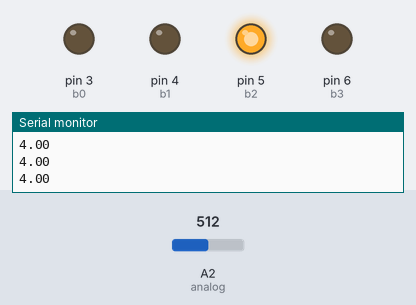
Bench run of a sketch on a simulated Arduino Uno, built with avr-gcc and run on an emulated ATmega328P. Shown: output pins drawn as LEDs (lit = HIGH), the last lines printed to the serial monitor. The test bench sets the inputs (shaded band); at power-on: A2 (analog) = 512.

Above: at 1.2 s.
1.3 s: A2 (analog) set to 612
2.8 s: A2 (analog) set to 636
At 3.7 s:
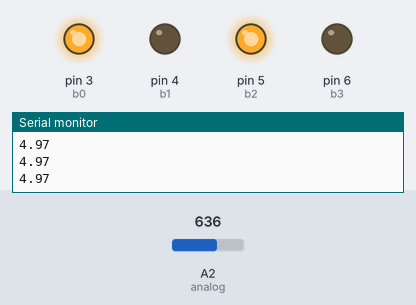
4.4 s: A2 (analog) set to 745
5.9 s: A2 (analog) set to 765
At 6.7 s:
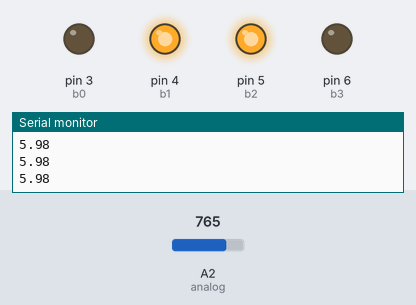
7.5 s: A2 (analog) set to 900
At 8.2 s:
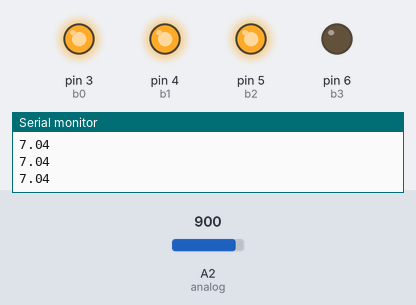
9.1 s: A2 (analog) set to 876
At 9.7 s:
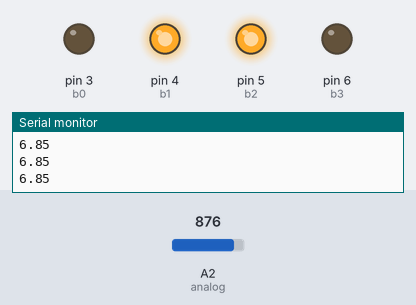
Timing chart, 0 to 11.7 s (numbered marks = the images above; inputs shaded):
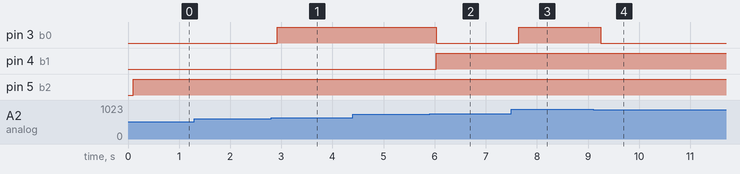

Measured:
- the behaviour switches between 626 and 627 on A2 (analog) (found by bisection; images 0 and 1)
- the behaviour switches between 754 and 755 on A2 (analog) (found by bisection; images 1 and 2)
- the behaviour switches between 883 and 882 on A2 (analog) (found by bisection; images 3 and 4)
- after the input at 2.8 s, pin 3 (b0): LOW → HIGH after 0.12 s
- after the input at 5.9 s, pin 3 (b0): HIGH → LOW after 0.13 s; pin 4 (b1): LOW → HIGH after 0.13 s
- after the input at 7.5 s, pin 3 (b0): LOW → HIGH after 0.14 s
- after the input at 9.1 s, pin 3 (b0): HIGH → LOW after 0.15 s

The sketch:

bin_counter.ino
```cpp
int b0 = 3;
int b1 = 4;
int b2 = 5;
int b3 = 6;
int analog = A2;
int t = 100;

void setup() {
    pinMode(b0, OUTPUT);
    pinMode(b1, OUTPUT);
    pinMode(b2, OUTPUT);
    pinMode(b3, OUTPUT);
    pinMode(analog, INPUT);
    Serial.begin(9600);
}

void loop() {
    int v = analogRead(analog);
    float volt = v*8./1023.;
    Serial.println(volt);
    delay(t);

    if(volt>=7.9) {
        digitalWrite(b0, LOW);
        digitalWrite(b1, LOW);
        digitalWrite(b2, LOW);
        digitalWrite(b3, HIGH);
    }
    else if(volt>=6.9) {
        digitalWrite(b0, HIGH);
        digitalWrite(b1, HIGH);
        digitalWrite(b2, HIGH);
        digitalWrite(b3, LOW);
    }
    else if(volt>=5.9) {
        digitalWrite(b0, LOW);
        digitalWrite(b1, HIGH);
        digitalWrite(b2, HIGH);
        digitalWrite(b3, LOW);
    }
    else if(volt>=4.9) {
        digitalWrite(b0, HIGH);
        digitalWrite(b1, LOW);
        digitalWrite(b2, HIGH);
        digitalWrite(b3, LOW);
    }
    else if(volt>=3.9) {
        digitalWrite(b0, LOW);
        digitalWrite(b1, LOW);
        digitalWrite(b2, HIGH);
        digitalWrite(b3, LOW);
    }
    else if(volt>=2.9) {
        digitalWrite(b0, HIGH);
        digitalWrite(b1, HIGH);
        digitalWrite(b2, LOW);
        digitalWrite(b3, LOW);
    }
    else if(volt>=1.9) {
        digitalWrite(b0, LOW);
        digitalWrite(b1, HIGH);
        digitalWrite(b2, LOW);
        digitalWrite(b3, LOW);
    }
    else if(volt>=0.9) {
        digitalWrite(b0, HIGH);
        digitalWrite(b1, LOW);
        digitalWrite(b2, LOW);
        digitalWrite(b3, LOW);
    }
    else {
        digitalWrite(b0, LOW);
        digitalWrite(b1, LOW);
        digitalWrite(b2, LOW);
        digitalWrite(b3, LOW);
    }
}
```
